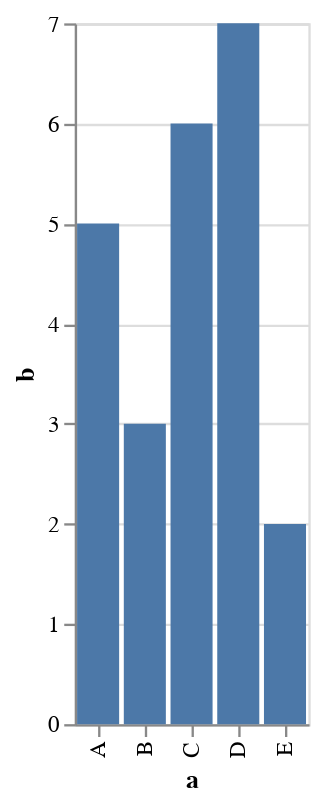

Notebook cell for this chart:
### Code cell
import altair as alt
import pandas as pd

# Sample data
source = pd.DataFrame({
    'a': ['A', 'B', 'C', 'D', 'E'],
    'b': [5, 3, 6, 7, 2]
})

# Create a simple bar chart
chart = alt.Chart(source).mark_bar().encode(
    x='a',
    y='b'
)

# Display the chart in the notebook
chart.display()

### Figure 1 — Vega-Lite specification as saved in the notebook (floating-point values rounded to 4 significant figures)
{"config": {"view": {"continuousWidth": 300, "continuousHeight": 300}}, "data": {"name": "data-eb05507a3277a4a71460cedb450ffa9c"}, "mark": {"type": "bar"}, "encoding": {"x": {"field": "a", "type": "nominal"}, "y": {"field": "b", "type": "quantitative"}}, "$schema": "https://vega.github.io/schema/vega-lite/v5.20.1.json", "datasets": {"data-eb05507a3277a4a71460cedb450ffa9c": [{"a": "A", "b": 5}, {"a": "B", "b": 3}, {"a": "C", "b": 6}, {"a": "D", "b": 7}, {"a": "E", "b": 2}]}}
